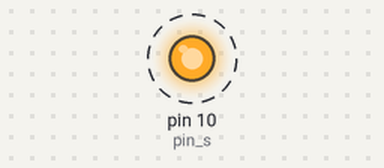
Simulated run of this sketch. Board: Arduino Uno, built with avr-gcc and run on an emulated ATmega328P. Parts: output pins drawn as LEDs (lit = HIGH). Dashed ring = blinking.

Above: at 0.5 s.
Timing chart, 0 to 4.6 s (numbered marks = the images above):
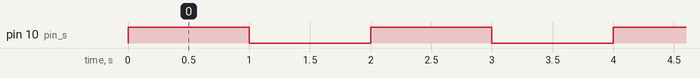

The sketch:

_005_test_prueba_salida.ino
```cpp
int pin_s = 10;

void setup() {
  pinMode(pin_s, OUTPUT);
}

void loop() {

  digitalWrite(pin_s, HIGH);
  delay(1000);

  digitalWrite(pin_s, LOW);
  delay(1000);

}
```

Measured:
- by itself, pin 10 (pin_s): alternates HIGH for 1.0 s and LOW for 1.0 s
